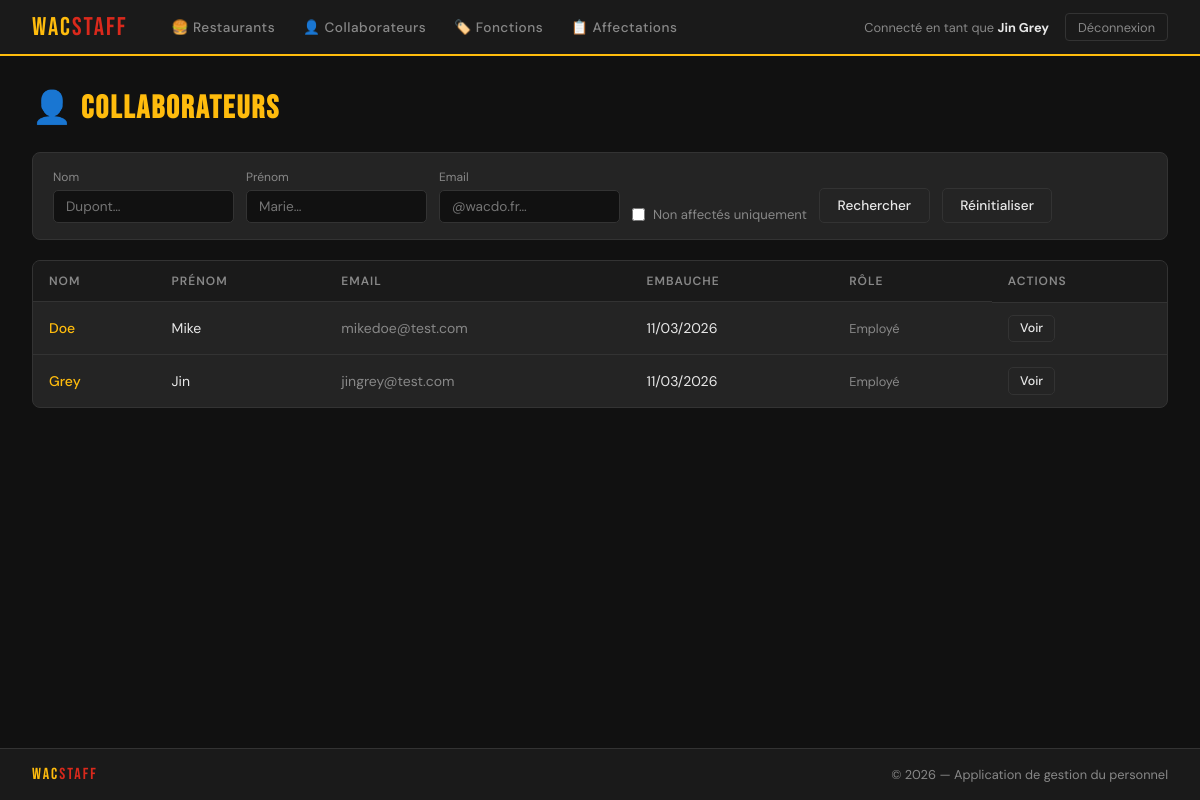
The page /WacStaff/collaborateurs/ (signed in) on the database as committed earlier.
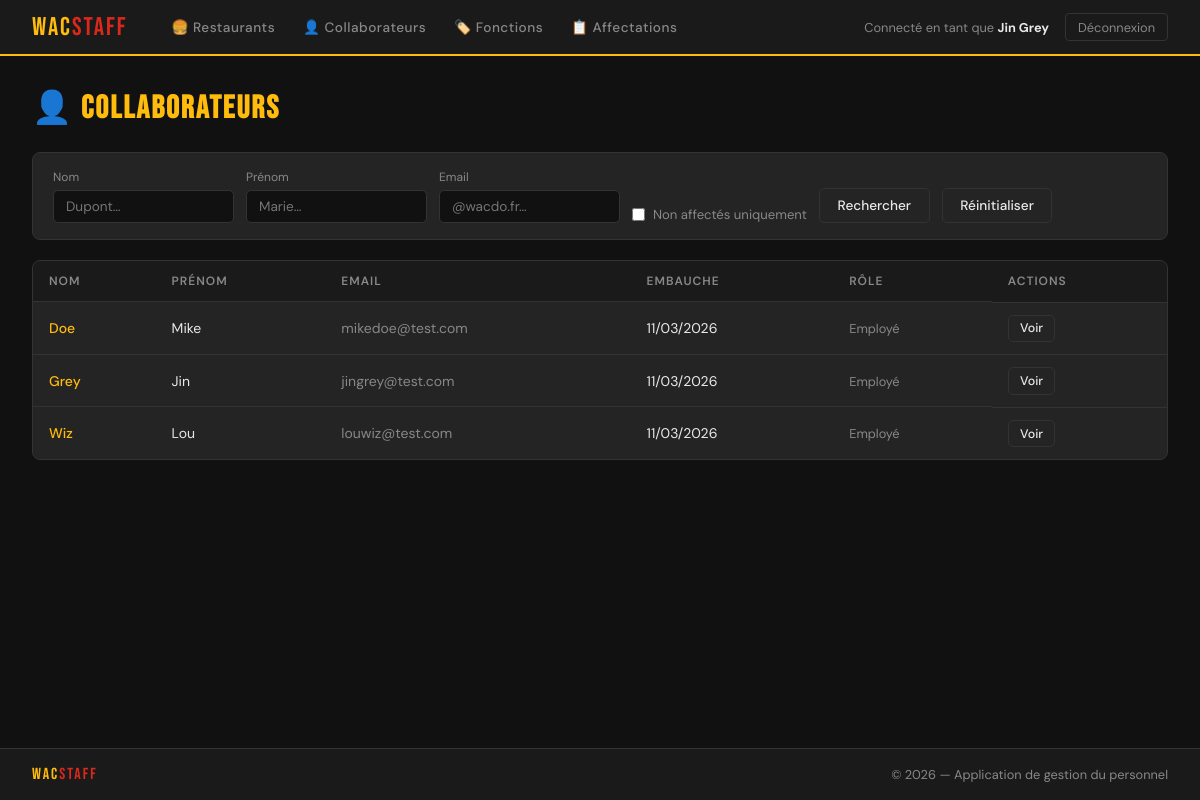
The same page on the database as committed later.
### WacStaff/models.py (models this page shows, shortened)
class Collaborateur(AbstractBaseUser, PermissionsMixin):
    nom = models.CharField(max_length=100)
    prenom = models.CharField(max_length=100)
    email = models.EmailField(max_length=100, unique=True)
    date1ereEmbauche = models.DateTimeField(auto_now_add=True)
    admin = models.BooleanField(default=False)
    USERNAME_FIELD = 'email'            # champ utilisé pour se connecter
    REQUIRED_FIELDS = ['nom', 'prenom'] # champs demandés par createsuperuser en plus de l'email
    objects = CollaborateurManager()
    @property
    def is_staff(self):
        return self.admin

### WacStaff/views.py (the view)
# urls.py: path('collaborateurs/', views.collaborateur_list, name='collaborateur_list'),
@login_required
def collaborateur_list(request):
    qs = Collaborateur.objects.all()
    q_nom = request.GET.get('nom', '')
    q_prenom = request.GET.get('prenom', '')
    q_email = request.GET.get('email', '')
    non_affectes = request.GET.get('non_affectes', '')
    if q_nom:
        qs = qs.filter(nom__icontains=q_nom)
    if q_prenom:
        qs = qs.filter(prenom__icontains=q_prenom)
    if q_email:
        qs = qs.filter(email__icontains=q_email)
    if non_affectes:
        qs = qs.filter(Q(affectations__isnull=True) | Q(affectations__fin__isnull=False)).distinct()
    return render(request, 'collaborateurs/list.html', {
        'collaborateurs': qs, 'q_nom': q_nom, 'q_prenom': q_prenom,
        'q_email': q_email, 'non_affectes': non_affectes,
    })

### WacStaff/templates/collaborateurs/list.html (shortened to what this page needs)
{% extends "base.html" %}
{% block content %}
<div class="page-header">
    <h1 class="page-title">👤 <span>Collaborateurs</span></h1>
</div>
<form method="get" class="search-bar">
    <div>
        <label>Nom</label>
        <input type="text" name="nom" value="{{ q_nom }}" placeholder="Dupont…">
    </div>
    <div>
        <label>Prénom</label>
        <input type="text" name="prenom" value="{{ q_prenom }}" placeholder="Marie…">
    </div>
    <div>
        <label>Email</label>
        <input type="text" name="email" value="{{ q_email }}" placeholder="@wacdo.fr…">
    </div>
    <div style="display:flex;align-items:center;gap:0.5rem;padding-top:1.2rem;">
        <input type="checkbox" name="non_affectes" id="na" value="1" {% if non_affectes %}checked{% endif %}>
        <label for="na" style="margin:0;font-size:0.82rem;color:#888;">Non affectés uniquement</label>
    </div>
    <button type="submit" class="btn btn-secondary">Rechercher</button>
    <a href="{% url 'collaborateur_list' %}" class="btn btn-secondary">Réinitialiser</a>
</form>
<div class="table-wrap">
    {% if collaborateurs %}
    <table>
        <thead>
            <tr><th>Nom</th><th>Prénom</th><th>Email</th><th>Embauche</th><th>Rôle</th><th>Actions</th></tr>
        </thead>
        <tbody>
        {% for c in collaborateurs %}
        <tr>
            <td><a href="{% url 'collaborateur_detail' c.pk %}" style="color:#FFBC0D;text-decoration:none;font-weight:500;">{{ c.nom }}</a></td>
            <td>{{ c.prenom }}</td>
            <td style="color:#888;">{{ c.email }}</td>
            <td>{{ c.date1ereEmbauche|date:"d/m/Y" }}</td>
            <td>{% if c.admin %}<span class="badge badge-admin">Admin</span>{% else %}<span style="color:#888;font-size:0.8rem;">Employé</span>{% endif %}</td>
            <td class="td-actions">
                <a href="{% url 'collaborateur_detail' c.pk %}" class="btn btn-secondary btn-sm">Voir</a>
            </td>
        </tr>
        {% endfor %}
        </tbody>
    </table>
    {% else %}
    <div class="empty-state">Aucun collaborateur trouvé.</div>
    {% endif %}
</div>
{% endblock %}

### WacStaff/templates/base.html (shortened to what this page needs)
<!doctype html>
<html lang="fr">
<head>
    {% load static %}
    <link rel="stylesheet" href="{% static 'wacstaff.css' %}">
</head>
<body>
{% if user.is_authenticated %}
<nav>
    <a href="{% url 'home' %}" class="nav-brand">Wac<span>Staff</span></a>
    <div class="nav-links">
        <a href="{% url 'restaurant_list' %}">🍔 Restaurants</a>
        <a href="{% url 'collaborateur_list' %}">👤 Collaborateurs</a>
        <a href="{% url 'fonction_list' %}">🏷️ Fonctions</a>
        <a href="{% url 'affectation_list' %}">📋 Affectations</a>
    </div>
    <div class="nav-user">
        <span>Connecté en tant que <strong>{{ user.prenom }} {{ user.nom }}</strong>
        </span>
        <form method="post" action="{% url 'logout' %}" style="display:inline;">
            <button type="submit" class="btn-logout">Déconnexion</button>
        </form>
    </div>
</nav>
{% endif %}
<main>
    {% block content %}{% endblock %}
</main>
<footer>
    <span class="footer-brand">Wac<span>Staff</span></span>
    <span class="footer-copy">© {% now "Y" %} — Application de gestion du personnel</span>
</footer>
</body>
</html>

Rows that differ between the two databases and show on the page:
added Collaborateur: nom "Wiz", prenom "Lou", email "louwiz@test.com", date1ereEmbauche "11/03/2026", admin "Employé"
